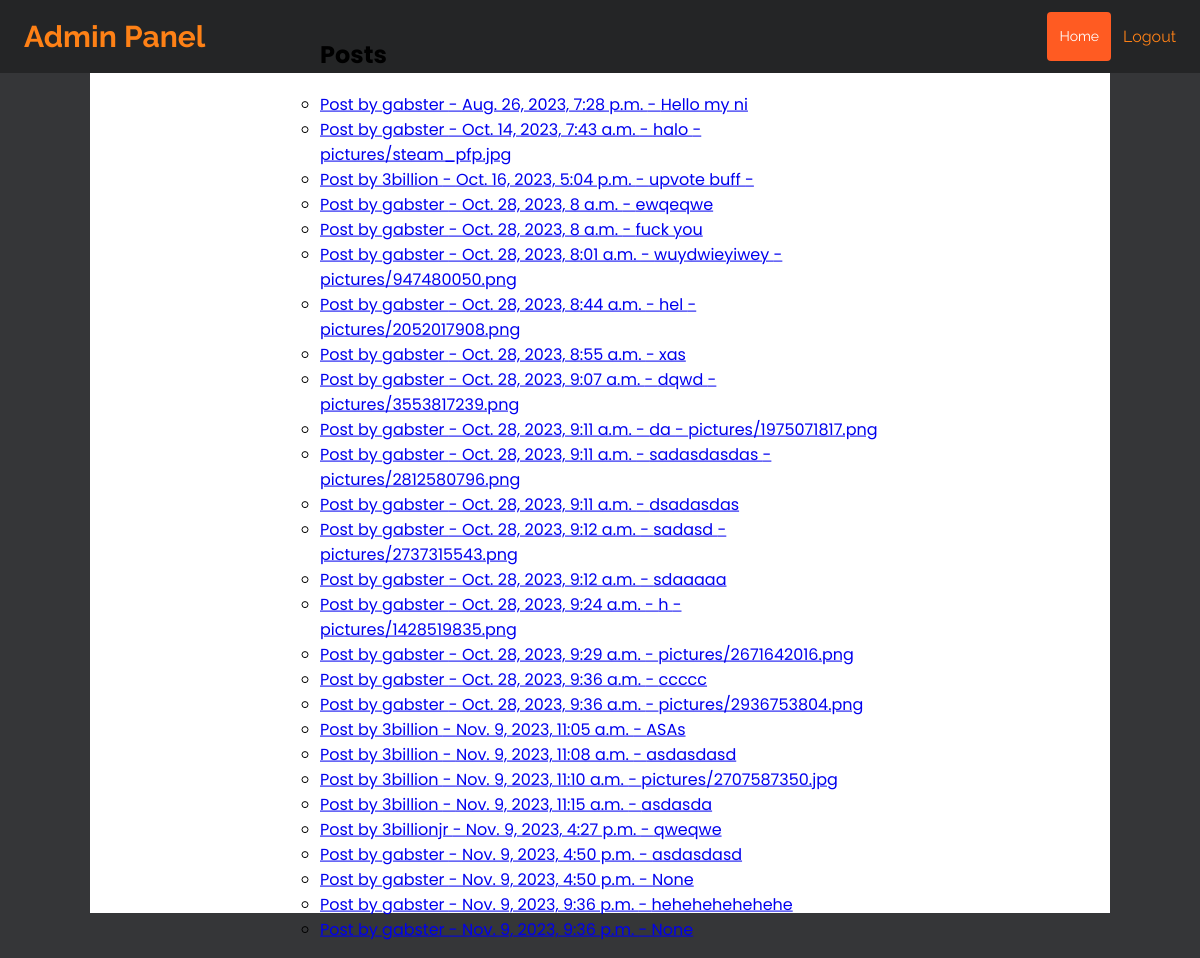
/gasbter_admin/admin-panel/posts/, run on an earlier commit of the app's database.
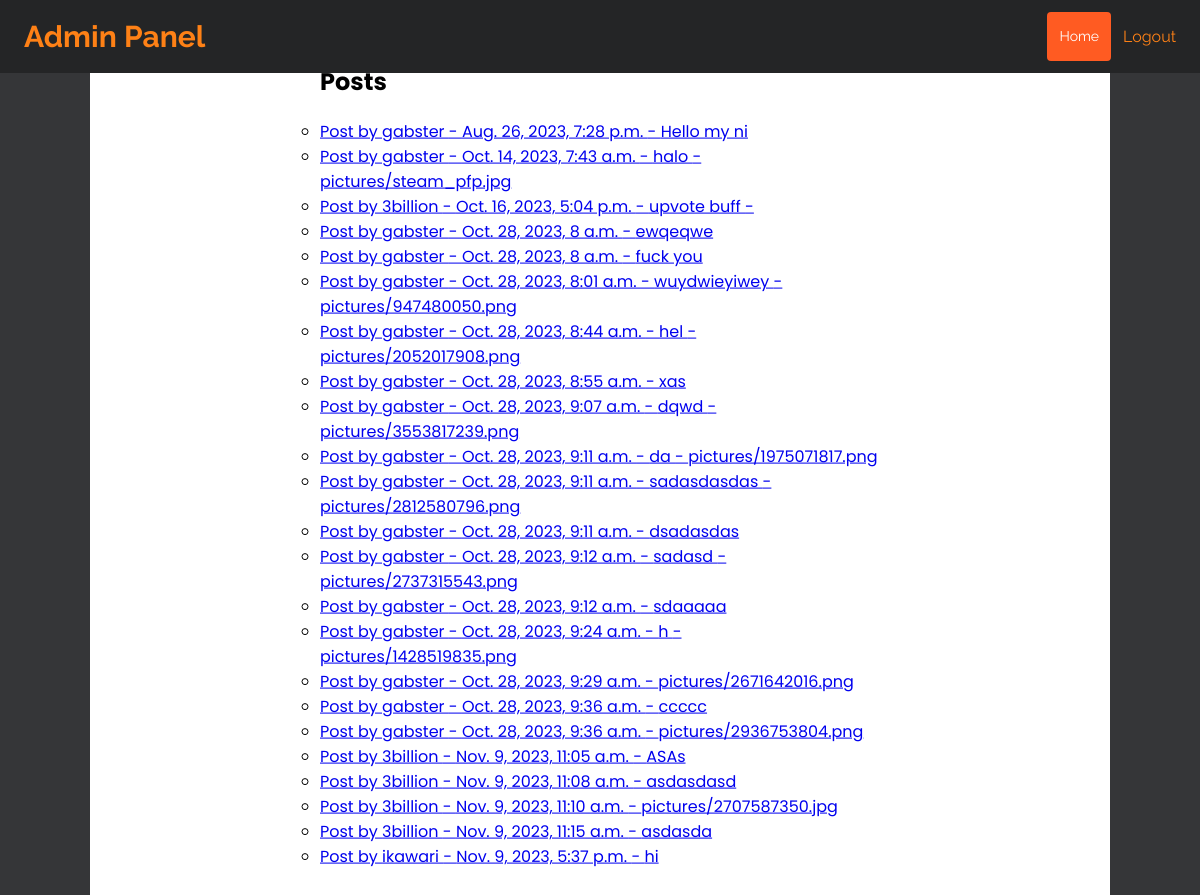
And on a later commit of the database.
### Post/models.py (models this page shows, shortened)
class Post(models.Model):
    user = models.ForeignKey(settings.AUTH_USER_MODEL, on_delete=models.CASCADE)
    content = models.CharField(max_length=500, blank=True, null=True)
    post_type = models.CharField(max_length=20, choices=[('picture', 'Picture'), ('video', 'Video')], default=None,
                                 null=True)
    picture = models.ImageField(upload_to=upload_picture_path, blank=True, null=True, default=None)
    video = models.FileField(upload_to='videos/', blank=True, null=True, default=None)
    updated = models.DateTimeField(auto_now=True)
    createdAt = models.DateTimeField(auto_now_add=True)
    likes = models.PositiveIntegerField(default=0)
    liked_by = models.ManyToManyField(UserAccount, related_name='liked_posts', blank=True)

### accounts/models.py (models this page shows, shortened)
class UserAccount(AbstractBaseUser):
    email = models.EmailField(verbose_name='email', max_length=60, unique=True)
    username = models.CharField(max_length=20, unique=True)  # I put it as true
    date_joined = models.DateField(verbose_name='date joined', auto_now_add=True)
    last_login = models.DateTimeField(verbose_name='last login', auto_now='True')
    is_admin = models.BooleanField(default=False)
    is_active = models.BooleanField(default=True)
    is_staff = models.BooleanField(default=False)
    is_email_verified = models.BooleanField(default=False)
    is_superuser = models.BooleanField(default=False)
    profile_image = models.ImageField(upload_to='profile_images', blank=True, null=True,
                                      default='default.png')
    profile_cover = models.ImageField(upload_to='profile_covers', blank=True, null=True,
                                      default='default.png')
    profile_song = models.FileField(upload_to=get_profile_song_filepath, blank=True, null=True, default=None)
    profile_background = models.ImageField(upload_to='profile_backgrounds', blank=True, null=True,
                                           default='background.png')
    hide_email = models.BooleanField(default=True)
    bio = models.CharField(max_length=300, null=True, blank=True)
    location = models.CharField(max_length=100, null=True, blank=True)
    color = ColorField(default='#3a3b3c')
    backgroundColor = ColorField(default='linear-gradient(to right, rgba(44,15,85,0.9), rgba(44,15,38, 0.9))')
    font_preference = models.CharField(max_length=50, default='"Poppins", sans-serif')
    USERNAME_FIELD = 'username'
    REQUIRED_FIELDS = ['email']
    objects = MyAccountManager()

### admin_custom/views.py (the view)
# urls.py: path('admin-panel/posts/', views.admin_post, name='admin_panel_posts'),
def admin_post(request):
    posts = Post.objects.all()  # Displays all posts
    return render(request, 'admin/admin_post.html', {'posts': posts})

### templates/admin/admin_post.html (shortened to what this page needs)
{% extends "admin/admin_header.html" %}
{% block content %}
<div class = "container">
<div class = "center" >
 <div class = "txt"><h2>Posts</h2></div>
    <ul class = "ul_post">
     {% for post in posts %}
         <li>
             <a href ="{% url 'post_detail' username=post.user.username post_id=post.id %}">
             Post by {{ post.user.username }} - {{ post.createdAt }} -
              {% if post.post_type == 'picture' %}
             {% if post.content %}
                 {{ post.content }} - {{ post.picture.name }}
             {% else %}
                 {{ post.picture.name }}
             {% endif %}
         {% elif post.post_type == 'video' %}
             {% if post.content %}
                 {{ post.content }} - {{ post.video.name }}
             {% else %}
                 {{ post.video.name }}
             {% endif %}
         {% else %}
             {{ post.content }}
         {% endif %}
             </a>
         </li>
     {% endfor %}
 </ul>
</div>
</div>
{% endblock %}

What changed in the data, as far as the page shows it:
removed Post: user.username "3billionjr", createdAt "Nov. 9, 2023, 4:27 p.m.", content "qweqwe"
removed Post: user.username "gabster", createdAt "Nov. 9, 2023, 4:50 p.m.", content "asdasdasd"
removed Post: user.username "gabster", createdAt "Nov. 9, 2023, 4:50 p.m.", content "None"
removed Post: user.username "gabster", createdAt "Nov. 9, 2023, 9:36 p.m.", content "hehehehehehehe"
removed Post: user.username "gabster", createdAt "Nov. 9, 2023, 9:36 p.m.", content "None"
added Post: user.username "ikawari", createdAt "Nov. 9, 2023, 5:37 p.m.", content "hi"
